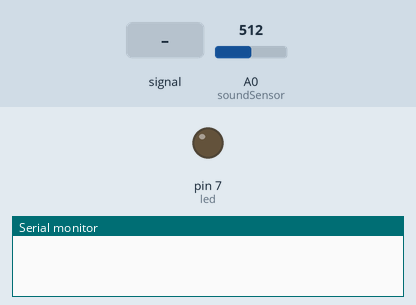
Simulated run of this sketch. Board: Arduino Uno, built with avr-gcc and run on an emulated ATmega328P. Parts: output pins drawn as LEDs (lit = HIGH), the last lines printed to the serial monitor. The test bench sets the inputs (shaded band); at power-on: A0 (soundSensor) = 512.

Above: at 1.2 s.
1.3 s: A0 (soundSensor) fed a 200 Hz sine of ±81 counts around its level
4.3 s: A0 (soundSensor) fed a 2 Hz sine of ±306 counts around its level
At 6.8 s:
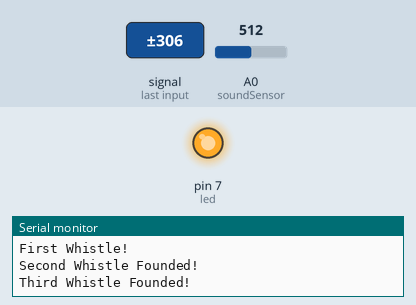
7.3 s: A0 (soundSensor) set to 716
At 8.4 s:
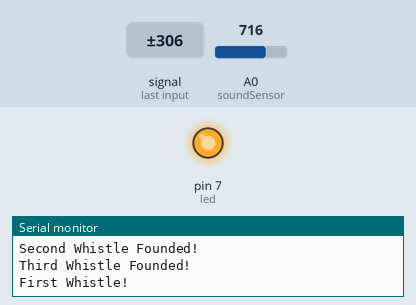
Timing chart, 0 to 10.3 s (numbered marks = the images above; inputs shaded):
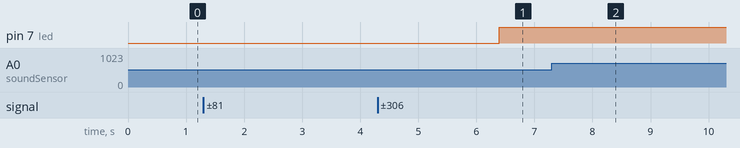

Measured:
- after the input at 4.3 s, pin 7 (led): LOW → HIGH after 2.1 s
- after the input at 7.3 s, pin 7 (led): stays HIGH (without the input it goes to LOW after 2.1 s)

The sketch:

sketch_soundSensor.ino
```cpp
// Pin Assignments For Sound Sensor And LED
int soundSensor = A0;
int led = 7;

// boolean logic controls.
boolean high_voltage_control=true;
boolean low_voltage_control=false;
boolean whistle=false;
boolean light_status = false;
boolean sound_perceived = false;

int whistle_count = 0;

// Time Variables
unsigned long control_time;
unsigned long start_timer = -50;
unsigned long stop_timer = 100000;

void setup() {
  Serial.begin(9600);
  pinMode(soundSensor, INPUT);
  pinMode(led, OUTPUT);
}

void loop(){
  sound_perceived = analogToDigital(analogRead(soundSensor), 500);

  if(sound_perceived){
    // Check the sound for it is clap or not.
    if(high_voltage_control && (millis() - start_timer > 50) ){
      start_timer = millis();
      high_voltage_control=false;
      low_voltage_control=true;
    }
    delay(200);
    stop_timer = millis();
  }

  else{
    // If last whistle heard 2 sec ago, reset counter. ( 200ms delay )
    if(millis()-stop_timer > 2200){
      whistle_count=0;
    }

    // Otherwise, check the last heard sound once.
    if(low_voltage_control){
      check_rhythm(whistle_count);

      // Change control logic
      low_voltage_control=false;
      high_voltage_control=true;

      // After determine the whistle count. Check the number for change the light status
      if(whistle_count == 3){
        turn_light_status(light_status, led);
      }
    }
  }
}

boolean analogToDigital(int analogVoltage, int threshold){
  if(analogVoltage>threshold){
    return true;
  }
  else{
    return false;
  }
}

/* <----------------- TEST PHASE ----------------->
 boolean is_whistle(unsigned long start_time, unsigned long stop_time, int lowThresHold, int highThresHold) {
  // Check the difference between start and end time.
  if ( (stop_time - start_time < highThresHold) && (stop_time - start_time > lowThresHold) ){
    return true;
  }
  else{
    return false;
  }
} */

void check_rhythm(int whistle_counter){
  switch (whistle_counter) {
    case 0:
      Serial.println("First Whistle!"); // FOR DEBUG
      whistle_count+=1;
      control_time = stop_timer;
      break;
    case 1:
      if( (millis() - control_time > 1000) && (millis() - control_time < 1800) ){
        Serial.println("Second Whistle Founded!"); // FOR DEBUG
        whistle_count+=1;
        control_time = stop_timer;
      }
      break;
    case 2:
      if( (millis() - control_time > 1000) && (millis() - control_time < 1800) ){
        Serial.println("Third Whistle Founded!"); // FOR DEBUG
        whistle_count+=1;
      }
      break;
  }
}

void turn_light_status(boolean light, int circuit_switch){
  if (!light){
    light_status = true;
    digitalWrite(circuit_switch, HIGH);
  }
  else{
    light_status = false;
    digitalWrite(circuit_switch, LOW);
  }
  whistle_count=0;
}
```
